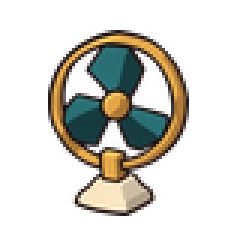
#> input picture art-pilot/processed/fan.png, 80 x 80 px, found by its file name (shown 3 times larger)
$ python fix_fan_matte.py
#> lines starting #> are read from the running program, lines starting #| are printed output that depends on the picture; after the words box and inside, x2 and y2 are one past the last pixel; in counts of white or black regions, pixels touching at a corner belong together
"""Reconstruct fan alpha from its closed ink silhouette, retaining original cream pedestal."""
from pathlib import Path
from PIL import Image,ImageFilter
from scipy import ndimage
import numpy as np,json,shutil
r=Path(__file__).resolve().parents[1];arch=r/'archive/raster80-v1';arch.mkdir(parents=True,exist_ok=True)
if not (arch/'assets.json').exists():
 shutil.copy2(r/'assets.json',arch/'assets.json');shutil.copytree(r/'processed',arch/'processed',dirs_exist_ok=True);shutil.copy2(r/'reviews/raster80-assets.png',arch/'contact-sheet.png')
im=Image.open(r/'raw/fan.png').convert('RGB');rgb=np.array(im);ink=rgb.min(2)<220;labels,n=ndimage.label(ink);sizes=np.bincount(labels.ravel());sizes[0]=0;mask=labels==sizes.argmax();mask=ndimage.binary_fill_holes(mask)
#> after `im = Image.open(r / 'raw/fan.png').convert('RGB')`:
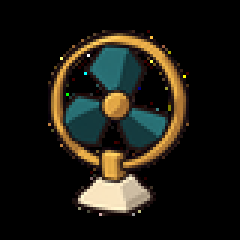
#> im: PIL image 80x80 RGB (shown 3 times larger); mean R, G, B 28.4, 26.3, 19.1
#> after `ink = rgb.min(2) < 220`:
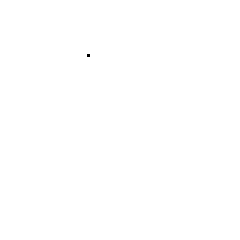
#> ink: shape (80, 80) bool (shown 3 times larger); 100% white; black in thin lines or dots, all inside (x1, y1, x2, y2) = (29, 18, 30, 19)
#> after `labels, n = ndimage.label(ink)`: n = 1
#> after `sizes = np.bincount(labels.ravel())`: sizes = [1, 6399]
#> after `mask = ndimage.binary_fill_holes(mask)`: mask: shape (80, 80) bool; every value is 1
cut=im.convert('RGBA');cut.putalpha(Image.fromarray((mask*255).astype('uint8')).filter(ImageFilter.GaussianBlur(.4)));cut=cut.crop(cut.getbbox());cut.thumbnail((62,62),Image.Resampling.LANCZOS);out=Image.new('RGBA',(80,80));out.alpha_composite(cut,((80-cut.width)//2,72-cut.height));out.save(r/'processed/fan.png')
#> after `cut.thumbnail((62, 62), Image.Resampling.LANCZOS)`:
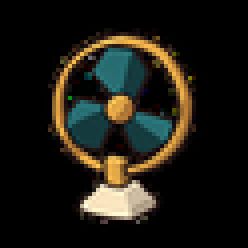
#> cut: PIL image 62x62 RGBA (shown 4 times larger); mean R, G, B, A 28.5, 26.5, 19.2, 255
#> after `out = Image.new('RGBA', (80, 80))`: out: PIL image 80x80 RGBA; every value is 0
#> after `out.alpha_composite(cut, ((80 - cut.width) // 2, 72 - cut.height))`:
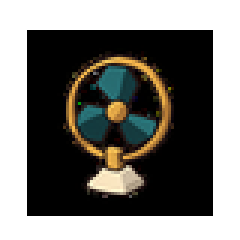
#> out: PIL image 80x80 RGBA (shown 3 times larger); mean R, G, B, A 17.1, 15.9, 11.5, 153.2; transparent parts drawn white
#> (the run stopped early here; a loop or call above may not have finished)
